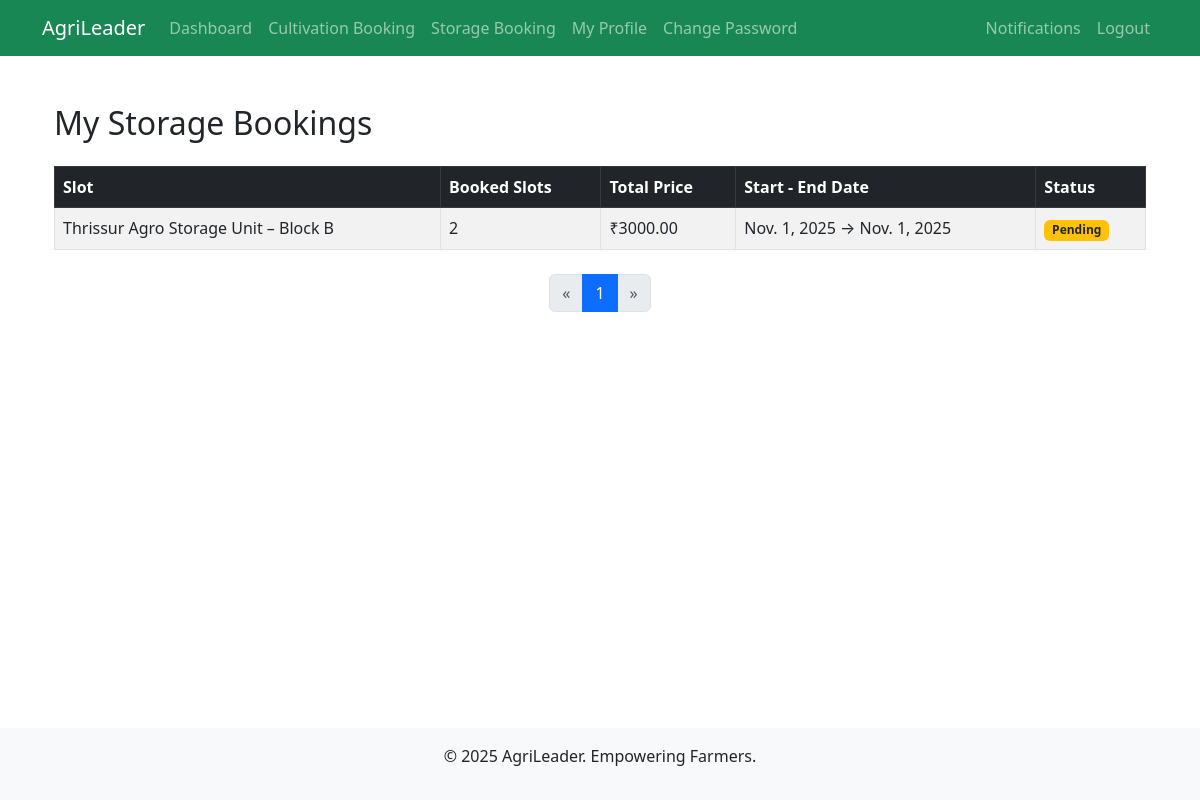
Before: /farmer/my-storage-bookings/ (signed in) with the older database file.
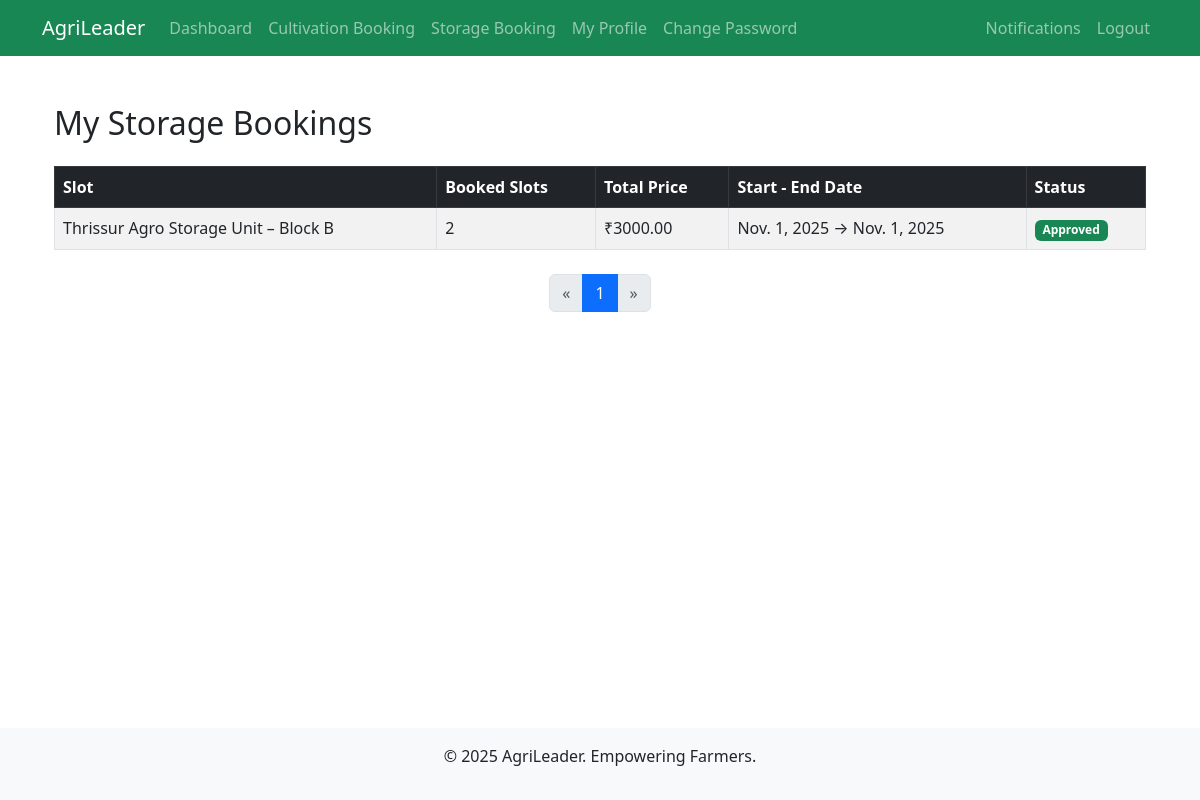
After: the same page with the newer database file.
### farmer/models.py (models this page shows, shortened)
class StorageBooking(models.Model):
    user = models.ForeignKey(CustomUser, on_delete=models.CASCADE, limit_choices_to={'role': 'farmer'})
    slot = models.ForeignKey(StorageSlot, on_delete=models.CASCADE)
    booked_slots = models.PositiveIntegerField(validators=[MinValueValidator(1)])
    start_date = models.DateField()
    end_date = models.DateField()
    total_price = models.DecimalField(max_digits=10, decimal_places=2)
    status = models.CharField(max_length=20, choices=[('pending', 'Pending'), ('approved', 'Approved'), ('rejected', 'Rejected'), ('completed', 'Completed')], default='pending')
    booked_at = models.DateTimeField(auto_now_add=True)
    approved_by = models.ForeignKey(CustomUser, on_delete=models.SET_NULL, null=True, blank=True, limit_choices_to={'role': 'admin'}, related_name='approved_storage_bookings')
    class Meta:
        constraints = [
            models.CheckConstraint(check=models.Q(start_date__lte=models.F('end_date')), name='storage_valid_dates'),
        ]

### adminpanel/models.py (models this page shows, shortened)
class StorageSlot(models.Model):
    name = models.CharField(max_length=100)
    location = models.CharField(max_length=200)
    capacity_tons = models.PositiveIntegerField()
    available_slots = models.PositiveIntegerField(default=0, validators=[MinValueValidator(0)])
    price_per_slot = models.DecimalField(max_digits=10, decimal_places=2, validators=[MinValueValidator(0)])
    slot_type = models.CharField(max_length=20, choices=[('warehouse', 'Warehouse'), ('cold_storage', 'Cold Storage')])
    is_active = models.BooleanField(default=True)
    created_by = models.ForeignKey(CustomUser, on_delete=models.SET_NULL, null=True, limit_choices_to={'role': 'admin'})
    created_at = models.DateTimeField(auto_now_add=True)

### farmer/views.py (the view)
    def wrapper(request, *args, **kwargs):
        if not request.user.is_authenticated or request.user.role != 'farmer':
            messages.warning(request, 'No permission to access this page.')
            return redirect('accounts:home')
        return view_func(request, *args, **kwargs)

### farmer/views.py (called while the page is built)
def farmer_required(view_func):
    def wrapper(request, *args, **kwargs):
        if not request.user.is_authenticated or request.user.role != 'farmer':
            messages.warning(request, 'No permission to access this page.')
            return redirect('accounts:home')
        return view_func(request, *args, **kwargs)
    return wrapper

@login_required
@farmer_required
def my_storage_bookings(request):
    bookings = StorageBooking.objects.filter(user=request.user).order_by('-booked_at')
    page_obj, bookings = paginate_queryset(request, bookings)
    return render(request, 'farmer/my_storage_bookings.html', {'bookings': bookings , 'page_obj': page_obj})

### utils/pagination.py (called while the page is built)
def paginate_queryset(request, queryset):
    paginator = Paginator(queryset, DEFAULT_PER_PAGE)
    page_number = request.GET.get('page')
    try:
        page_obj = paginator.page(page_number)
    except PageNotAnInteger:
        page_obj = paginator.page(1)
    except EmptyPage:
        page_obj = paginator.page(paginator.num_pages)
    return page_obj, page_obj.object_list

### farmer/templates/farmer/my_storage_bookings.html (shortened to what this page needs)
{% extends 'accounts/base.html' %}
{% block content %}
<div class="container mt-4">
    <h2 class="mb-4">My Storage Bookings</h2>
    {% if bookings %}
        <table class="table table-bordered table-striped">
            <thead class="table-dark">
                <tr>
                    <th>Slot</th>
                    <th>Booked Slots</th>
                    <th>Total Price</th>
                    <th>Start - End Date</th>
                    <th>Status</th>
                </tr>
            </thead>
            <tbody>
                {% for booking in bookings %}
                <tr>
                    <td>{{ booking.slot.name }}</td>
                    <td>{{ booking.booked_slots }}</td>
                    <td>₹{{ booking.total_price }}</td>
                    <td>{{ booking.start_date }} → {{ booking.end_date }}</td>
                    <td>
                        {% if booking.status == "pending" %}
                            <span class="badge bg-warning text-dark">{{ booking.status|title }}</span>
                        {% elif booking.status == "approved" %}
                            <span class="badge bg-success">{{ booking.status|title }}</span>
                        {% elif booking.status == "rejected" %}
                            <span class="badge bg-danger">{{ booking.status|title }}</span>
                        {% else %}
                            <span class="badge bg-secondary">{{ booking.status|title }}</span>
                        {% endif %}
                    </td>
                </tr>
                {% endfor %}
            </tbody>
        </table>
{% include 'partials/pagination.html' %}
    {% else %}
        <div class="alert alert-info">You have no storage bookings yet.</div>
    {% endif %}
</div>
{% endblock %}

Changed rows visible on the page:
changed StorageBooking "Thrissur Agro Storage Unit – Block B": status "Pending" → "Approved"
